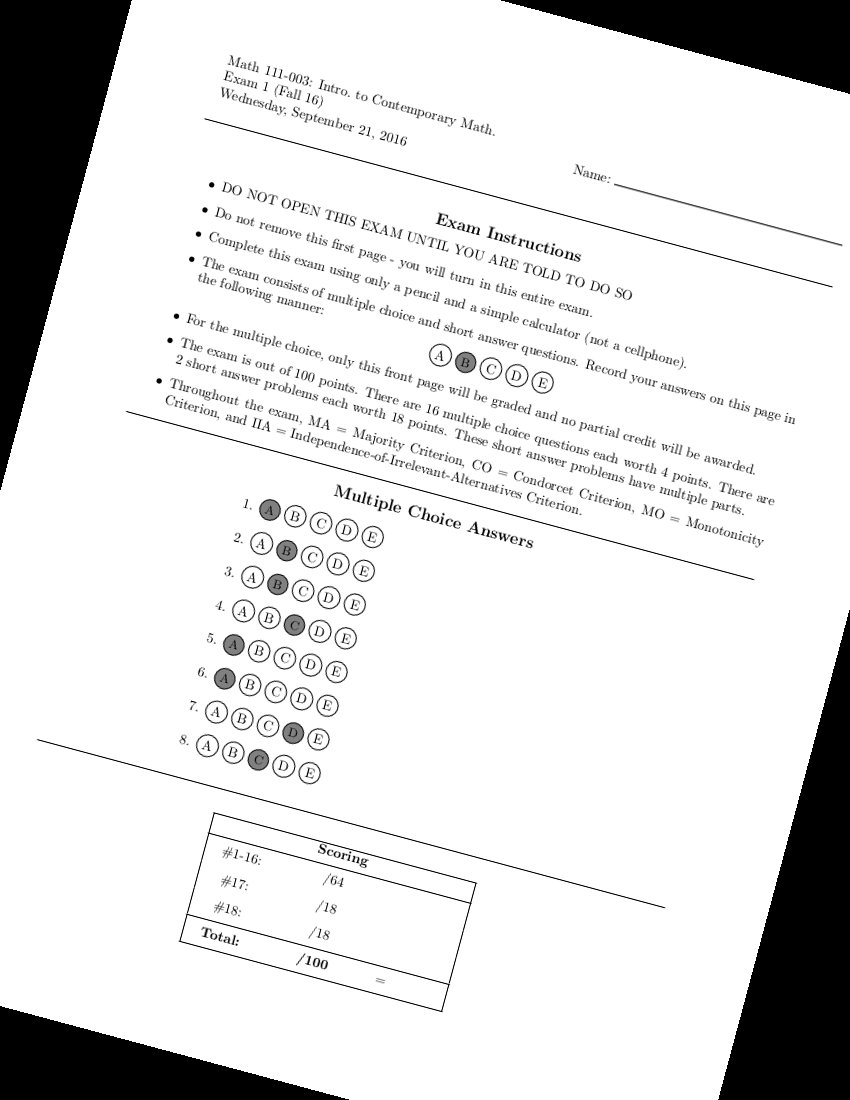
#> input picture exam_small_spacing_blank_right_rotated.png, 850 x 1100 px
$ python deskew.py
#> lines starting #> are read from the running program, lines starting #| are printed output that depends on the picture; after the words box and inside, x2 and y2 are one past the last pixel; in counts of white or black regions, pixels touching at a corner belong together
#> further down, img is the input picture: shape (1100, 850); min 0, max 255, mean 222.5
import cv2
from PIL import Image
import numpy as np

def compute_skew(image):
    image = cv2.bitwise_not(image)
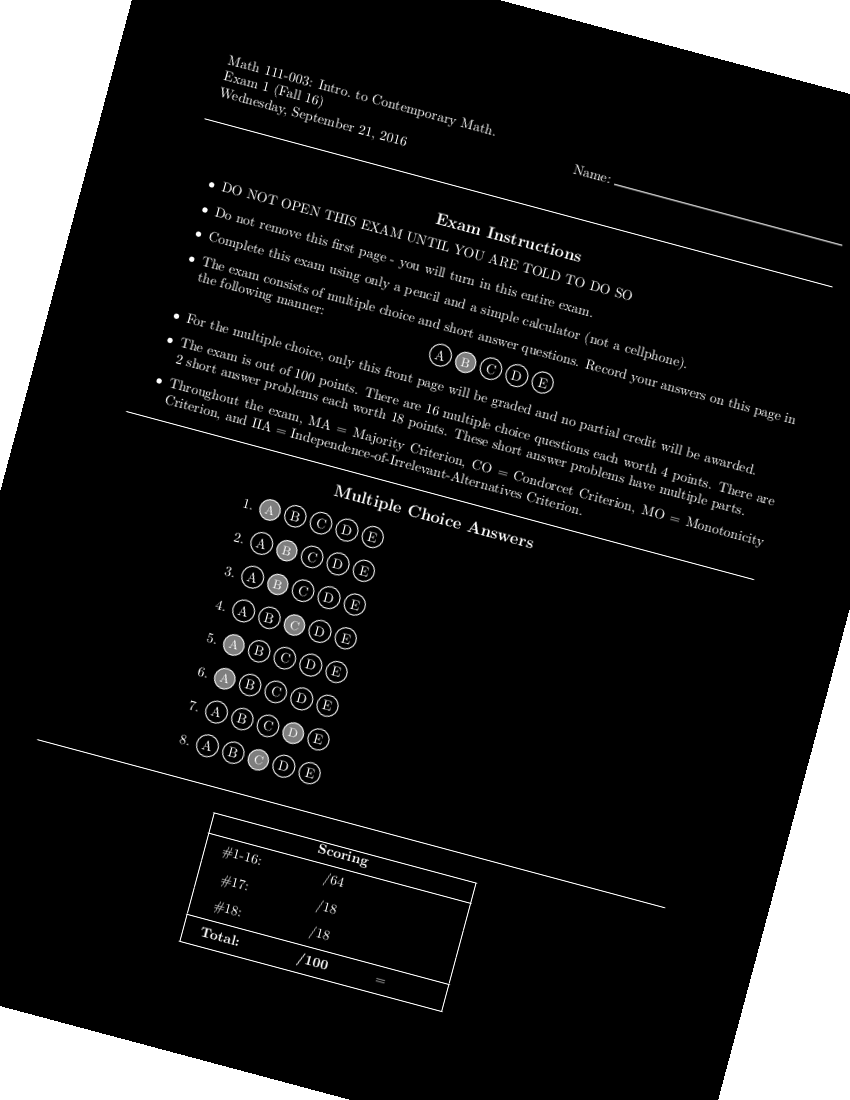
#> image: shape (1100, 850); min 0, max 255, mean 32.5
    height, width = image.shape
#> height = 1100; width = 850

    edges = cv2.Canny(image, 150, 200, 3, 5)
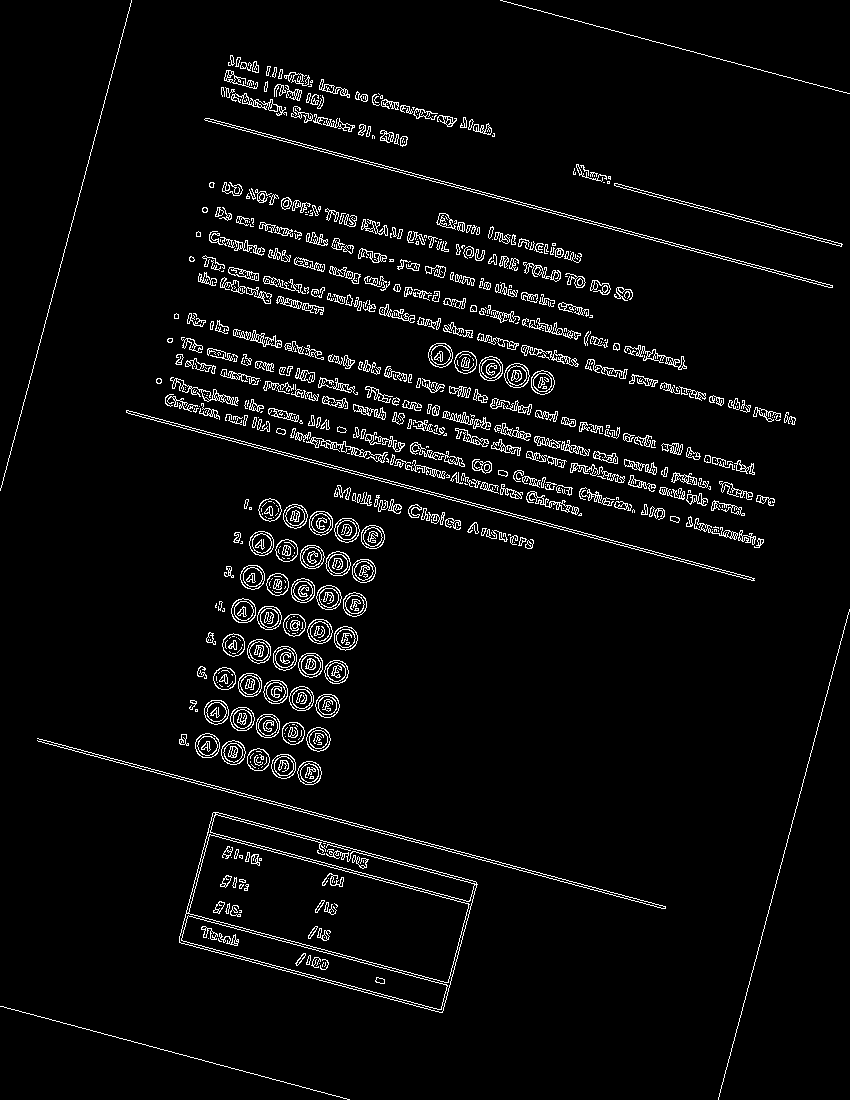
#> edges: shape (1100, 850); 4.4% white in thin lines or dots
    lines = cv2.HoughLinesP(edges, 1, np.pi / 180, 100, minLineLength=width / 2.0, maxLineGap=20)
#> lines = 49 rows, first 6: [208, 118, 832, 285], [37, 738, 665, 906], [127, 410, 754, 578], [718, 1099, 849, 609], [0, 490, 131, 0], [175, 363, 744, 515]
    angle = 0.0
    cv2.imwrite('lines.png',edges)
    number_of_line = lines.size
#> number_of_line = 196
    for x1, y1, x2, y2 in lines[0]:
        if x1 != x2:
            angle += np.arctan(y2 - y1 / x2 - x1)
#> this loop made 1 pass
#> (x1, y1, x2, y2, angle) on pass 1: (208, 118, 832, 285, 1.56)
#> after the loop, angle = 1.56
    return angle / number_of_line

def deskew(image, angle):
#> called with angle = 0.00795
    angle = np.math.degrees(angle)
#> angle = 0.455
    # image = cv2.bitwise_not(image)
    non_zero_pixels = cv2.findNonZero(image)
#> non_zero_pixels = contour of 836696 points, box (x1, y1, x2, y2) (0, 0, 850, 1100), area 0
    center, wh, theta = cv2.minAreaRect(non_zero_pixels)
#> center = (424.5, 549.5); wh = (1099, 849); theta = -90
    root_mat = cv2.getRotationMatrix2D(center, angle, 1)
#> root_mat = [[1, 0.00795, -4.35], [-0.00795, 1, 3.39]]
    rows, cols = image.shape
#> rows = 1100; cols = 850
    rotated = cv2.warpAffine(image, root_mat, (cols, rows), flags=cv2.INTER_CUBIC)
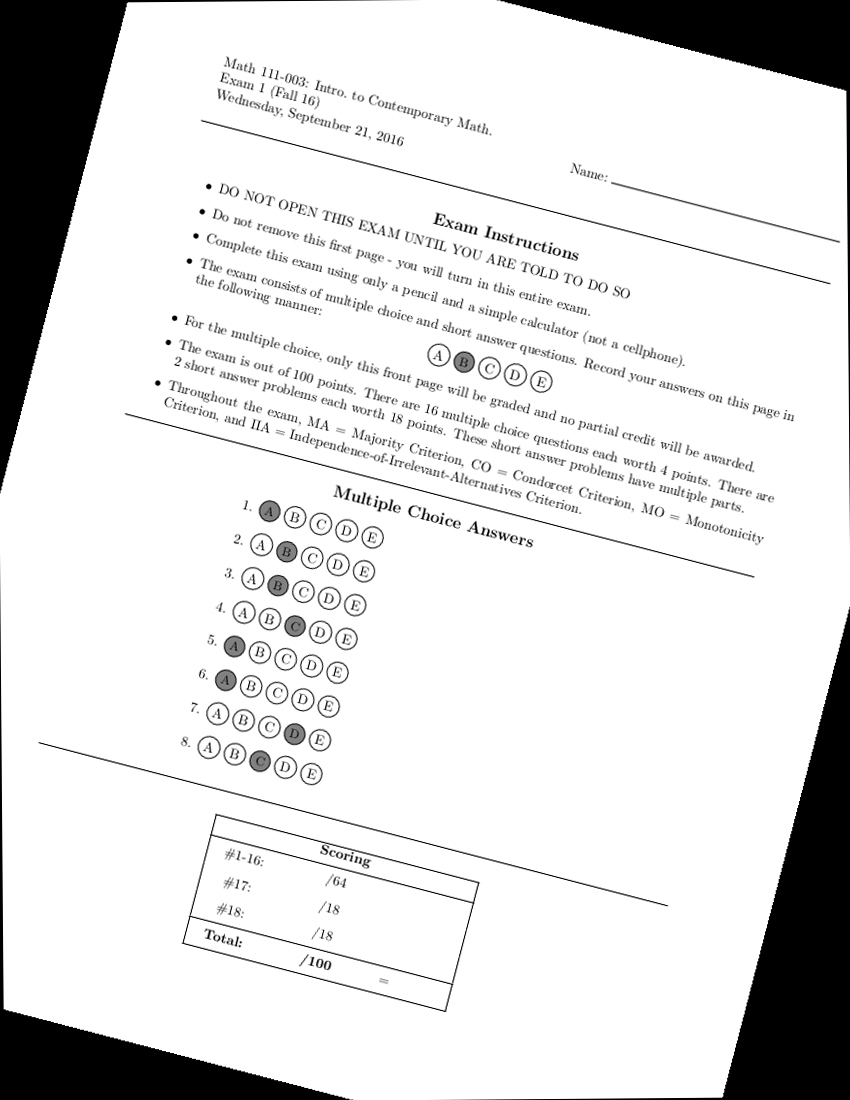
#> rotated: shape (1100, 850); min 0, max 255, mean 222.3
    return cv2.getRectSubPix(rotated, (cols, rows), center)

img = cv2.imread("exam_small_spacing_blank_right_rotated.png", cv2.IMREAD_GRAYSCALE)

deskewed_image = deskew(img.copy(), compute_skew(img))
cv2.imwrite('deskewed_image.png',deskewed_image)

$ run again, with exam.png copied over exam_small_spacing_blank_right_rotated.png
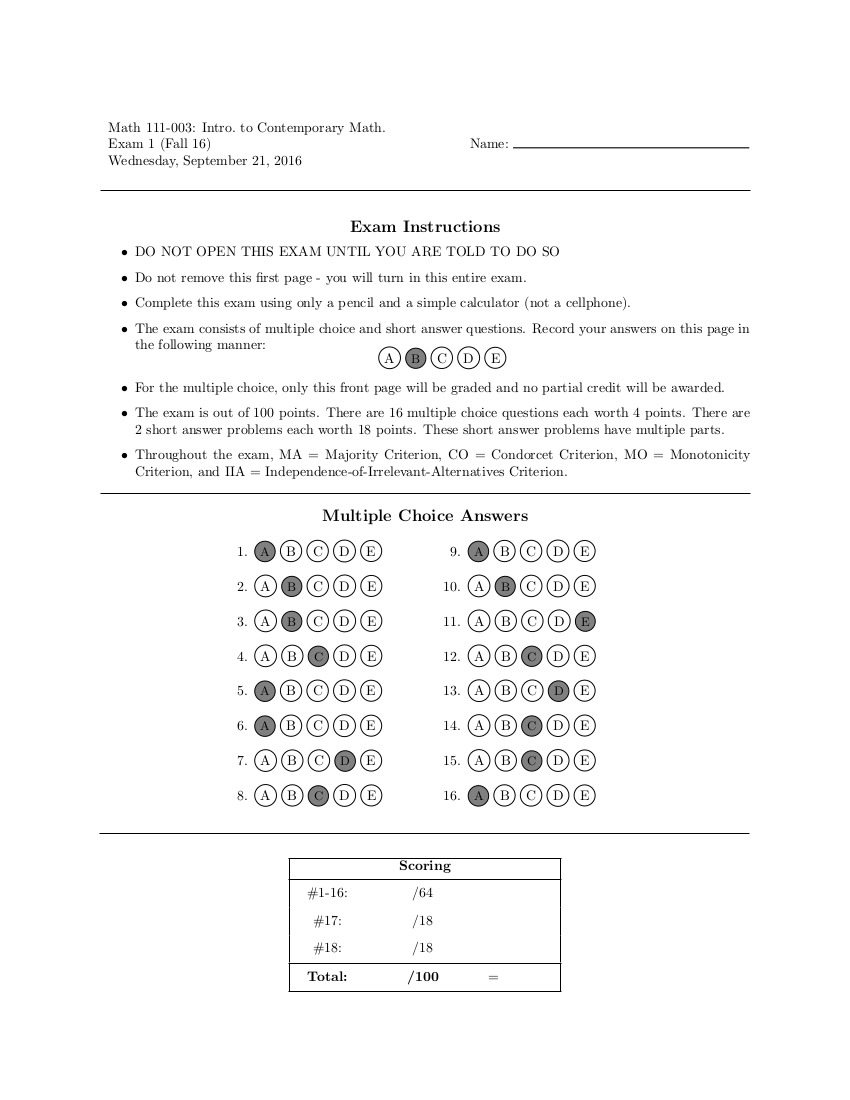
#> input picture exam.png, 850 x 1100 px
#> img is the input picture: shape (1100, 850); min 0, max 255, mean 248.1
#> in compute_skew, `edges = cv2.Canny(image, 150, 200, 3, 5)`:
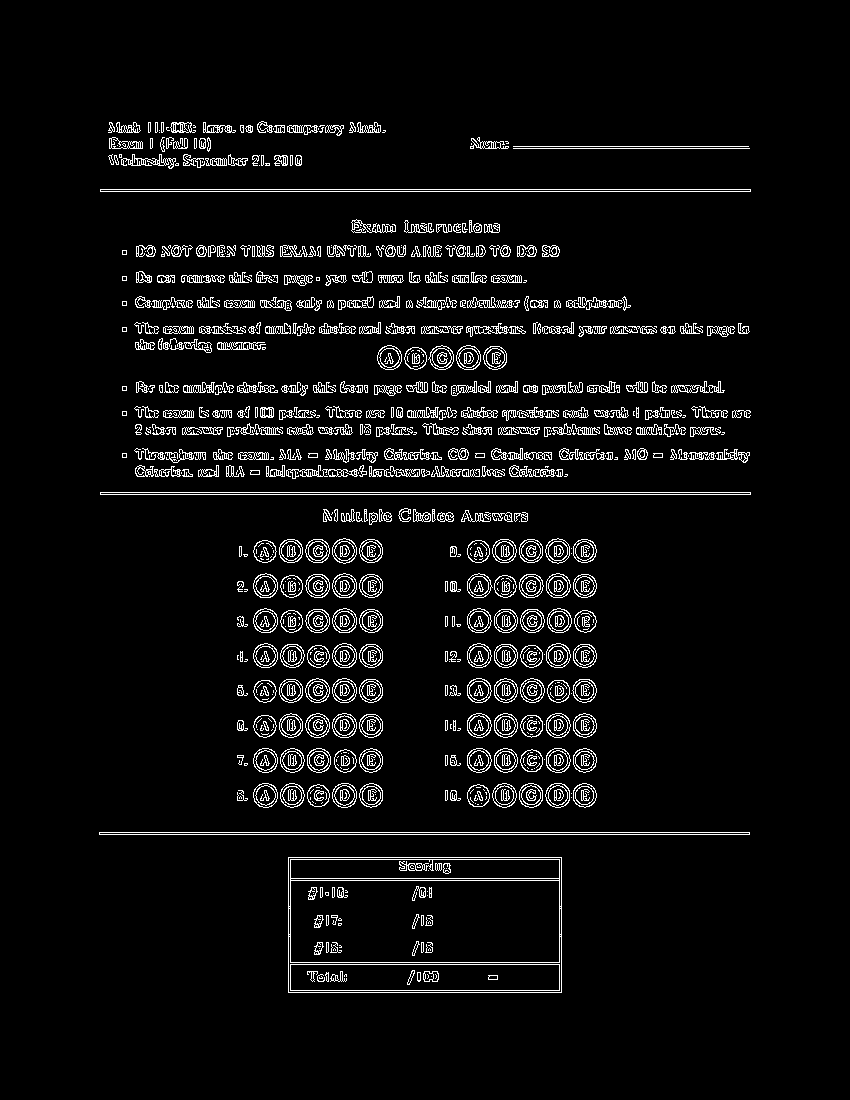
#> edges: shape (1100, 850); 5.1% white in thin lines or dots, all inside (x1, y1, x2, y2) = (99, 121, 751, 993)
#> lines = 56 rows, first 6: [100, 494, 750, 494], [100, 189, 750, 189], [100, 492, 750, 492], [100, 191, 750, 191], [99, 834, 749, 834], [99, 832, 749, 832]
#> the loop in compute_skew, `for x1, y1, x2, y2 in lines[0]:` made 1 pass
#> (x1, y1, x2, y2, angle) on pass 1: (100, 494, 750, 494, 1.57)
#> after the loop in compute_skew, `for x1, y1, x2, y2 in lines[0]:`: angle = 1.57
#> in deskew, `angle = np.math.degrees(angle)`: angle = 0.401
#> non_zero_pixels = contour of 930556 points, box (x1, y1, x2, y2) (0, 0, 850, 1100), area 0
#> center = (424.5, 549.5); wh = (1099, 849); theta = -90
#> root_mat = [[1, 0.007, -3.84], [-0.007, 1, 2.99]]
#> in deskew, `rotated = cv2.warpAffine(image, root_mat, (cols, rows), flags=cv2.INTE..`:
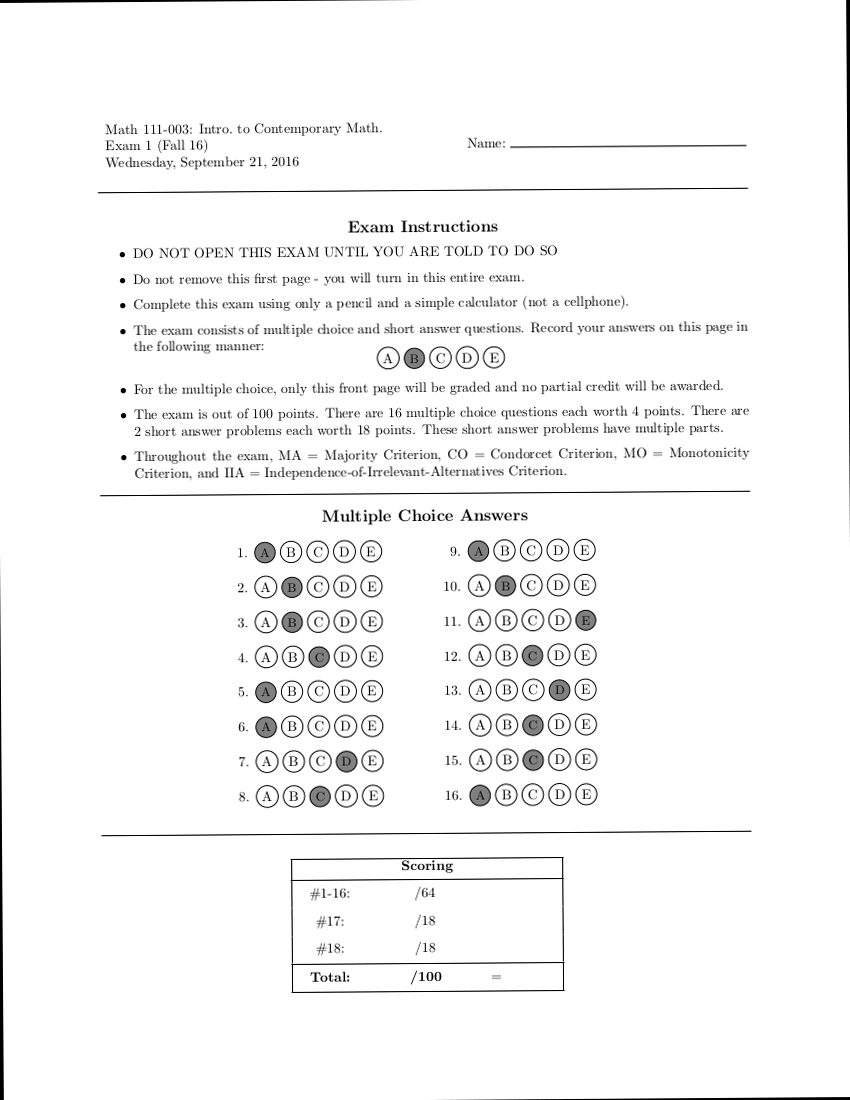
#> rotated: shape (1100, 850); min 0, max 255, mean 246.8

$ run again, with exam_more_spacing_mc.png copied over exam_small_spacing_blank_right_rotated.png
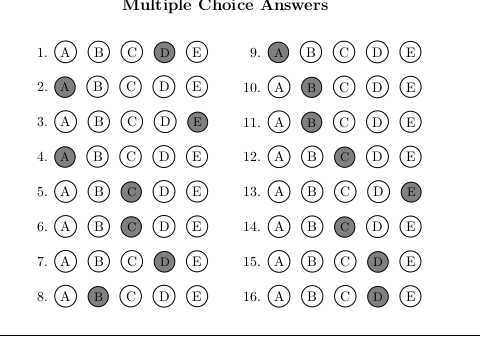
#> input picture exam_more_spacing_mc.png, 480 x 350 px
#> img is the input picture: shape (350, 480); min 0, max 255, mean 238.7
#> in compute_skew, `edges = cv2.Canny(image, 150, 200, 3, 5)`:
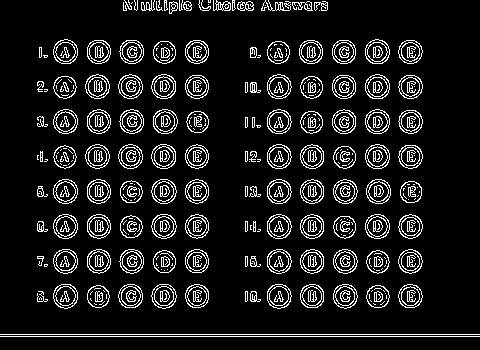
#> edges: shape (350, 480); 10.5% white in thin lines or dots
#> lines = [[0, 336, 479, 336], [0, 334, 479, 334], [193, 307, 193, 40], [310, 307, 310, 40], [407, 307, 407, 40], [308, 307, 308, 40], [195, 307, 195, 40], [409, 307, 409, 40]]
#> the loop in compute_skew, `for x1, y1, x2, y2 in lines[0]:` made 1 pass
#> (x1, y1, x2, y2, angle) on pass 1: (0, 336, 479, 336, 1.57)
#> after the loop in compute_skew, `for x1, y1, x2, y2 in lines[0]:`: angle = 1.57
#> in deskew, `angle = np.math.degrees(angle)`: angle = 2.81
#> non_zero_pixels = contour of 166967 points, box (x1, y1, x2, y2) (0, 0, 480, 350), area 0
#> center = (239.5, 174.5); wh = (349, 479); theta = -90
#> root_mat = [[0.999, 0.049, -8.26], [-0.049, 0.999, 11.94]]
#> in deskew, `rotated = cv2.warpAffine(image, root_mat, (cols, rows), flags=cv2.INTE..`:
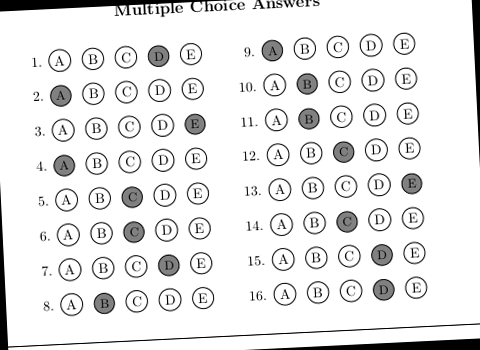
#> rotated: shape (350, 480); min 0, max 255, mean 231.7
